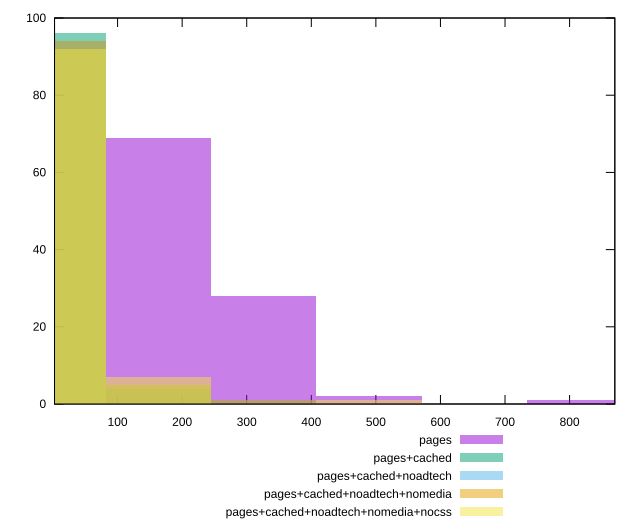

Generate this figure with gnuplot:
reset

$pages <<EOF
326.27184297737415 28
489.4077644660612 2
163.13592148868707 69
815.6796074434353 1
EOF

$pagesCached <<EOF
163.13592148868707 4
0 96
EOF

$pagesCachedNoadtech <<EOF
163.13592148868707 5
0 94
326.27184297737415 1
EOF

$pagesCachedNoadtechNomedia <<EOF
163.13592148868707 5
0 94
326.27184297737415 1
EOF

$pagesCachedNoadtechNomediaNocss <<EOF
489.4077644660612 1
163.13592148868707 7
0 92
EOF

set key outside below
set boxwidth 163.13592148868707
set xrange [2.364:870.044]
set yrange [0:100]
set trange [0:100]
set style fill transparent solid 0.5 noborder
set terminal svg size 640, 530 enhanced background rgb 'white'
set output "report_00015_2021-02-09T16-11-33.973Z/server-response-time/comparison/histogram/all_raw.svg"

plot $pages title "pages" with boxes, \
     $pagesCached title "pages+cached" with boxes, \
     $pagesCachedNoadtech title "pages+cached+noadtech" with boxes, \
     $pagesCachedNoadtechNomedia title "pages+cached+noadtech+nomedia" with boxes, \
     $pagesCachedNoadtechNomediaNocss title "pages+cached+noadtech+nomedia+nocss" with boxes

reset
